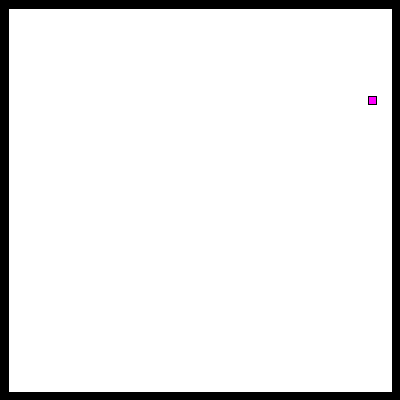
Frame 1 (no input)
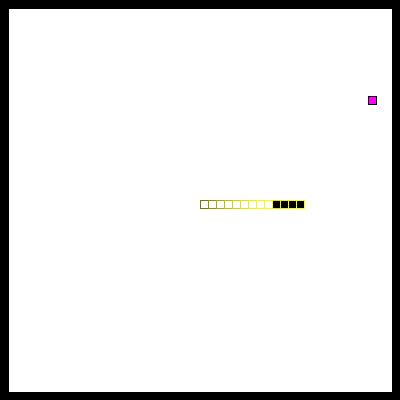
Frame 60 (the mouse pressed at the canvas centre just before this capture)
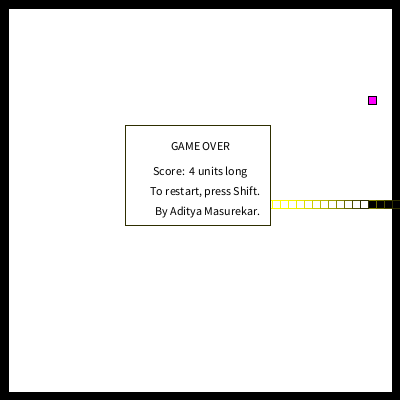
Frame 120 (the mouse held since frame 60 and released just before this capture)

The Processing sketch that drew these frames (run headless with seeded random() and noise(); from frame 60 on, the mouse is pressed at the canvas centre):

// Processing sketch: processing_103974
// ── processing_103974.pde


int angle=0;
int snakesize=4;
int time=0;
int[] headx= new int[2500];
int[] heady= new int[2500];
int applex=(round(random(47))+1)*8;
int appley=(round(random(47))+1)*8;
boolean redo=true;
boolean stopgame=false;

void setup()
{
  restart();
  size(400,400);
  textAlign(CENTER);
 
}
void draw()
{
  if (stopgame)
  {
    //do nothing because of game over (stop playing)
  }
  else
  {
    //draw stationary stuff
  time+=1;
  fill(255,0,255);
  stroke(0);
  rect(applex,appley,8,8);
  fill(0);
  stroke(0);
  rect(0,0,width,8);
  rect(0,height-8,width,8);
  rect(0,0,8,height);
  rect(width-8,0,8,height);
  //my modulating time by 5, we create artificial frames each 5 frames
  //(otherwise the game would go WAY too fast!)
  if ((time % 5)==0)
  {
    travel();
    display();
    checkdead();
  }
  }
}
//controls:
void keyPressed()
{
  if (key == CODED)
  {
    //what key was pressed? is the previous angle the opposite direction?
    //we wouldn't want to go backwards into our body, that would hurt!
    //also, is the previous body segment in front of the direction?
    //(based on the previous question, but added for secure turning without suicide)
    if (keyCode == UP && angle!=270 && (heady[1]-8)!=heady[2])
    {
      angle=90;
    }
    if (keyCode == DOWN && angle!=90 && (heady[1]+8)!=heady[2])
    {
      angle=270;
    }if (keyCode == LEFT && angle!=0 && (headx[1]-8)!=headx[2])
    {
      angle=180;
    }if (keyCode == RIGHT && angle!=180 && (headx[1]+8)!=headx[2])
    {
      angle=0;
    }
    if (keyCode == SHIFT)
    {
      //restart the game by pressing shift
      restart();
    }
  }
}
void travel()
{
  for(int i=snakesize;i>0;i--)
  {
    if (i!=1)
    {
      //shift all the coordinates back one array
      headx[i]=headx[i-1];
      heady[i]=heady[i-1];
    }
    else
    {
      //move the new spot for the head of the snake, which is
      //always at headx[1] and heady[1].
      switch(angle)
      {
        case 0:
        headx[1]+=8;
        break;
        case 90:
        heady[1]-=8;
        break;
        case 180:
        headx[1]-=8;
        break;
        case 270:
        heady[1]+=8;
        break;
      }
    }
  }
   
}
void display()
{
  //is the head of the snake eating the apple?
  if (headx[1]==applex && heady[1]==appley)
  {
    //grow and spawn the apple somewhere away from the snake
    //(currently some of the code below might not be working, but the game still works.)
    snakesize+=round(random(3)+1);
    redo=true;
    while(redo)
    {
      applex=(round(random(47))+1)*8;
      appley=(round(random(47))+1)*8;
      for(int i=1;i<snakesize;i++)
      {
         
        if (applex==headx[i] && appley==heady[i])
        {
          redo=true;
        }
        else
        {
          redo=false;
          i=1000;
        }
      }
    }
  }
  //draw the new head of the snake...
  stroke(sinecolor(1),sinecolor(0),sinecolor(.5));
  fill(0);
  rect(headx[1],heady[1],8,8);
  //...then erase the back end of the snake.
  fill(255);
  rect(headx[snakesize],heady[snakesize],8,8);
   
}
void checkdead()
{
  for(int i=2;i<=snakesize;i++)
  {
    //is the head of the snake occupying the same spot as any of the snake chunks?
    if (headx[1]==headx[i] && heady[1]==heady[i])
    {
      fill(255);
      rect(125,125,145,100);
      fill(0);
      text("GAME OVER",200,150);
      text("Score:  "+str(snakesize-1)+" units long",200,175);
      text("To restart, press Shift.",205,195);
      text("By Aditya Masurekar.",207, 215);
      stopgame=true;
    }
    //is the head of the snake hitting the walls?
    if (headx[1]>=(width-8) || heady[1]>=(height-8) || headx[1]<=0 || heady[1]<=0)
    {
      fill(255);
      rect(125,125,145,100);
      fill(0);
      text("GAME OVER",200,150);
      text("Score:  "+str(snakesize-1)+" units long",200,175);
      text("To restart, press Shift.",205,195);
      text("By Aditya Masurekar.",207, 215);
      stopgame=true;
    }
  }
}
void restart()
{
  //by pressing shift, all of the main variables reset to their defaults.
  background(255);
  headx[1]=200;
  heady[1]=200;
  for(int i=2;i<1000;i++)
  {
    headx[i]=0;
    heady[i]=0;
  }
  stopgame=false;
  applex=(round(random(47))+1)*8;
  appley=(round(random(47))+1)*8;
  snakesize=5;
  time=0;
  angle=0;
  redo=true;
}
float sinecolor(float percent)
{
  float slime=(sin(radians((((time +(255*percent)) % 255)/255)*360)))*255;
  return slime;
}
